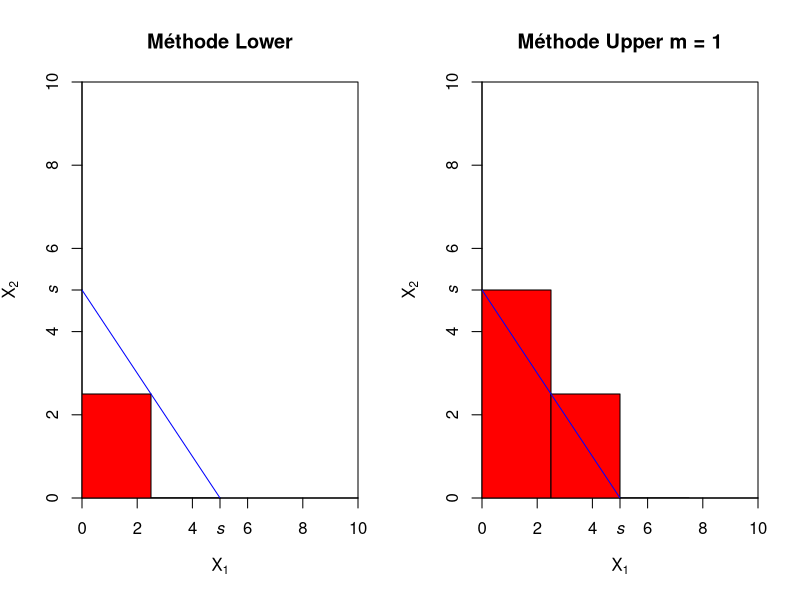
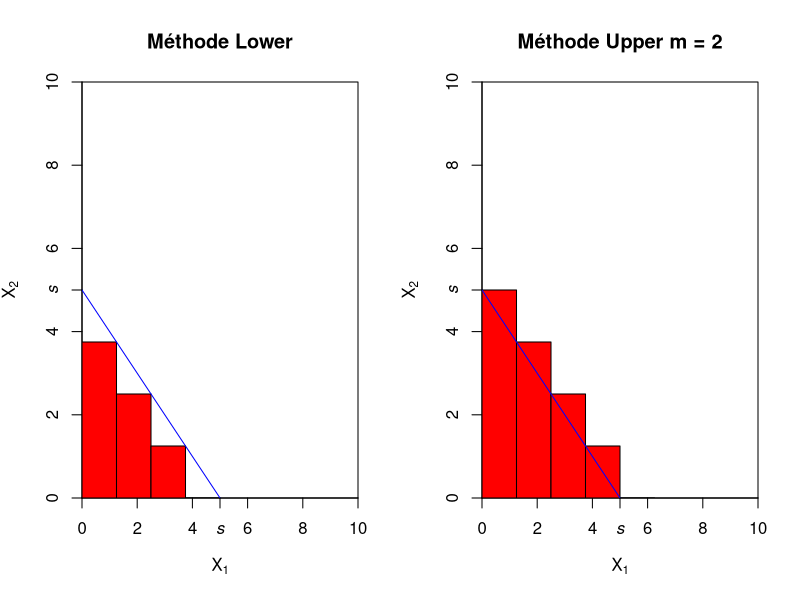
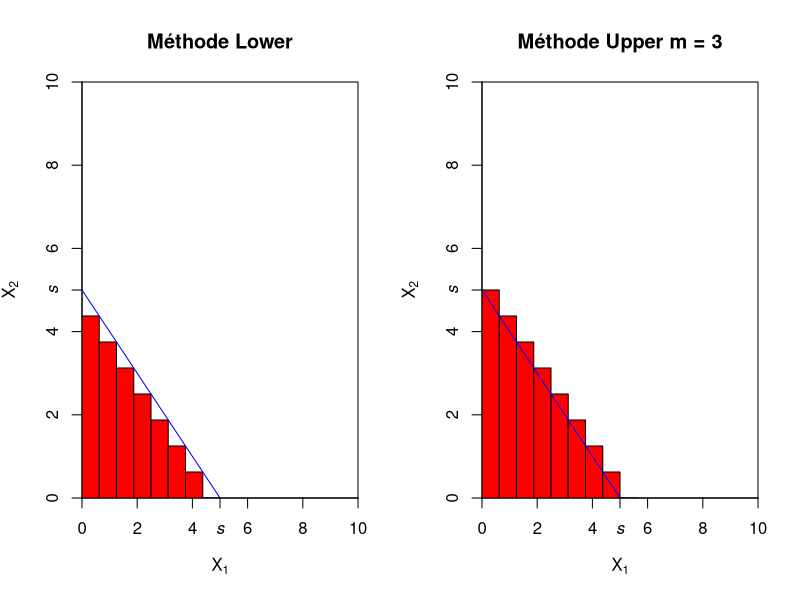
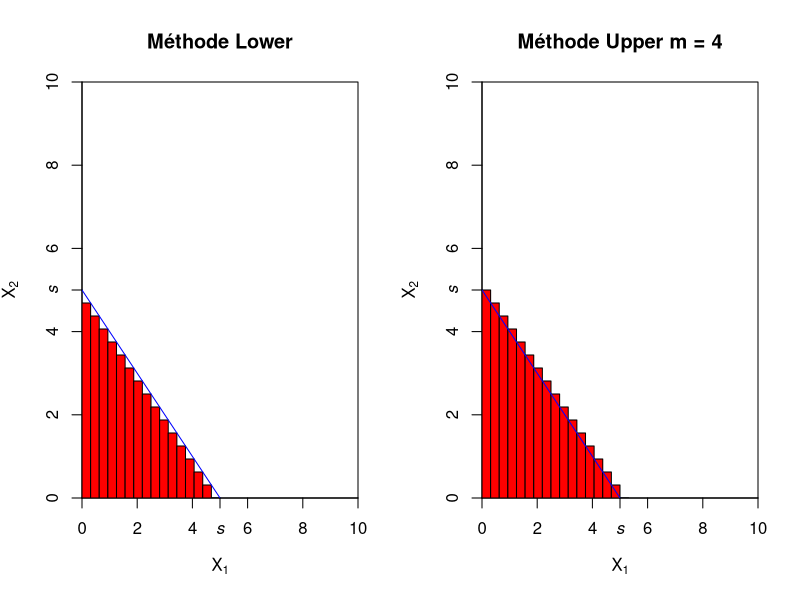
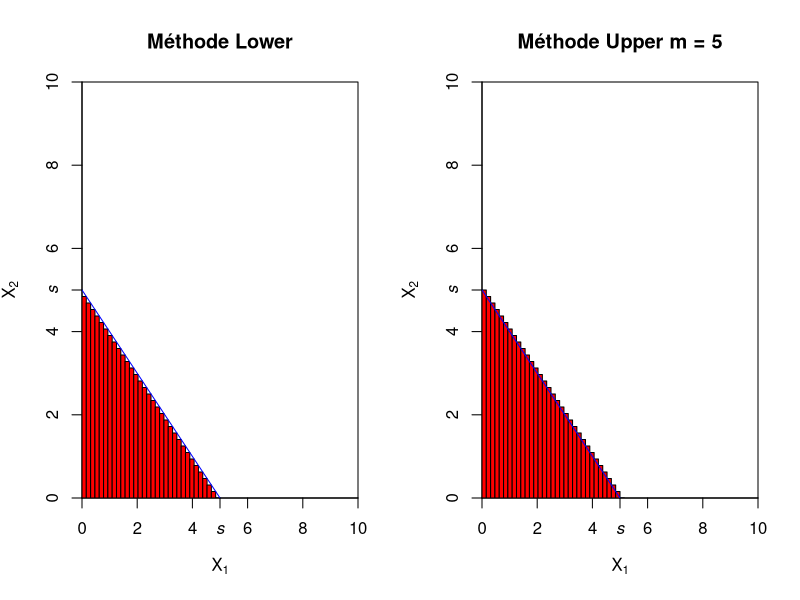
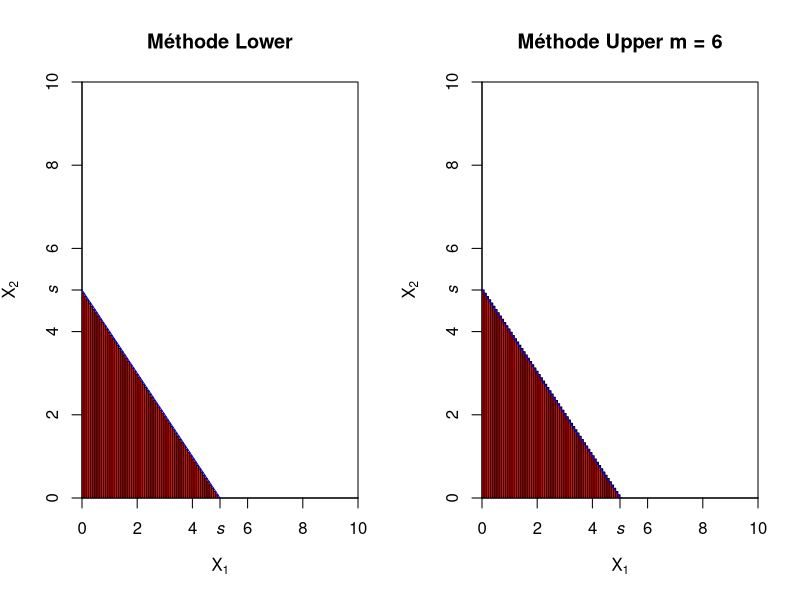
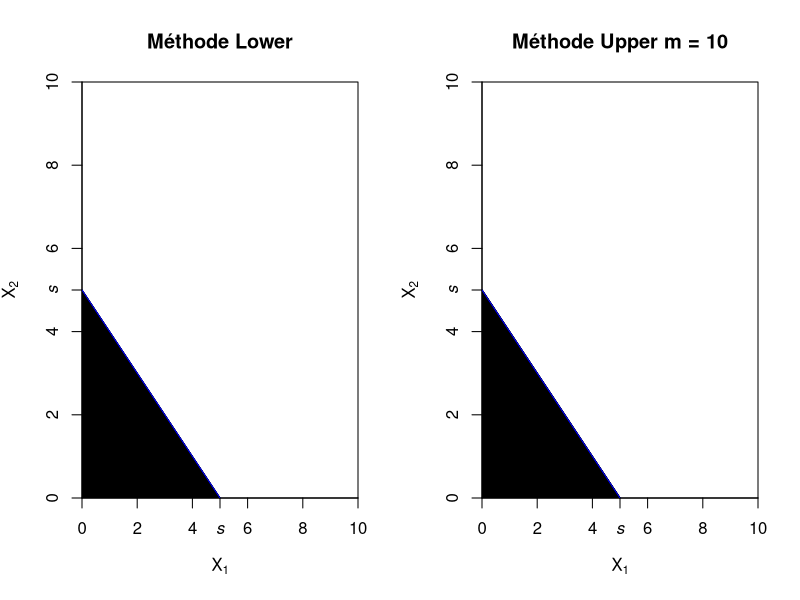

The R source for these figures, in order:
# Code R presente lors du 24 novembre 2017
# Christopher Blier-Wong
# ACT-3000 Theorie du risque

# Plan du depannage -------------------------------------------------------

# Méthode des rectangles
# Estimation 



# Méthode des rectangles --------------------------------------------------

# On compare premièrement les graphiques
DessinRectangle <- function(m){
  par(mfrow = c(1, 2))
  
  s <- 5
  pas <- s / 2 ** m
  x.lower <- seq(0, s - pas, by = pas)
  x.upper <- seq(0, s, by = pas)
  
  plot(0:10, 0:10, main = "Méthode Lower", type = "n", xaxs = "i", yaxs = "i", 
       xlab = expression(X[1]), ylab = expression(X[2]))
  axis(1, s, expression(italic(s)))
  axis(2, s, expression(italic(s)))
  
  for(i in x.lower){
    polygon(c(i, i, i + pas, i + pas), c(0, s - i - pas, s - i - pas, 0), col = "red")
  }
  
  segments(0, s, s, 0, col = "blue")
  
  plot(0:10, 0:10, main = paste("Méthode Upper m =", m), type = "n", xaxs = "i", yaxs = "i", 
       xlab = expression(X[1]), ylab = expression(X[2]))
  axis(1, 5, expression(italic(s)))
  axis(2, 5, expression(italic(s)))
  
  for(i in x.upper){
    polygon(c(i, i, i + pas, i + pas), c(0, s - i  ,s - i, 0), col = "red")
  }
  segments(0, s, s, 0, col = "blue")
  
  par(mfrow=c(1, 1))
}

DessinRectangle(1)
DessinRectangle(2)
DessinRectangle(3)
DessinRectangle(4)
DessinRectangle(5)
DessinRectangle(6)
DessinRectangle(10)
